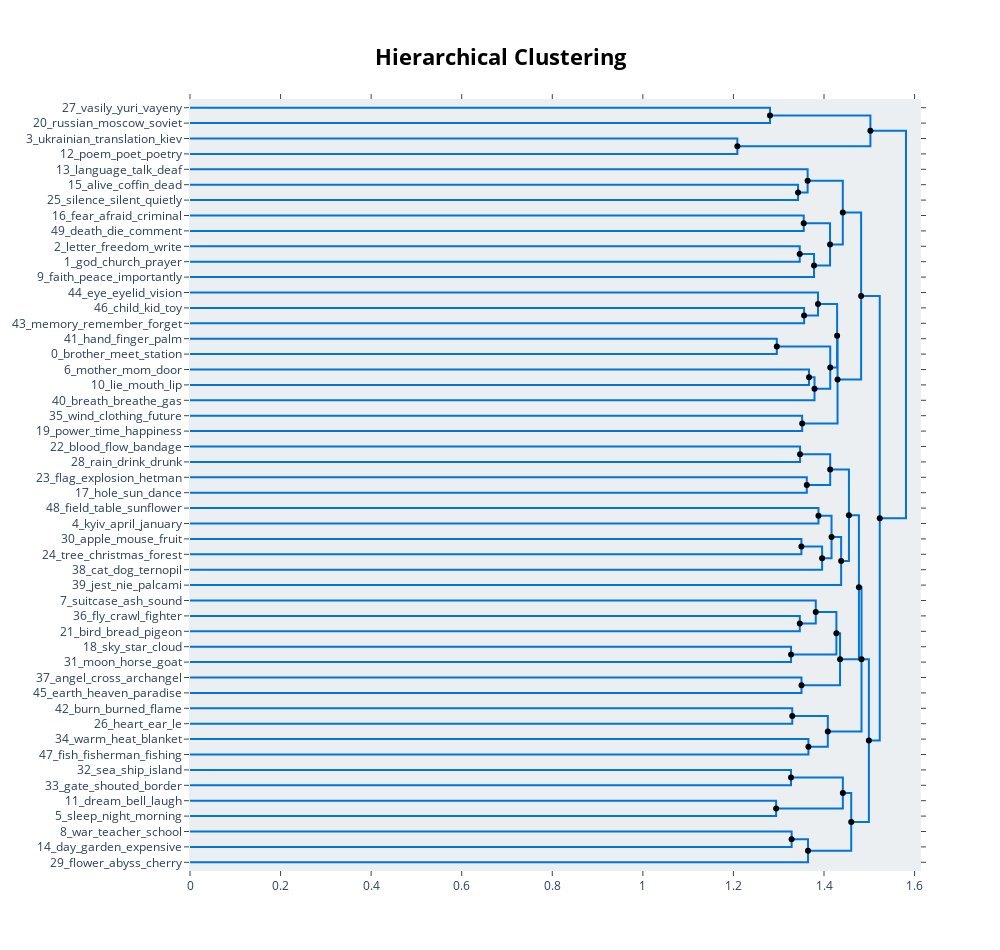

The cell this chart's notebook holds for it:
### Markdown cell above
## view hierarchy

### Code cell
# Extract hierarchical topics and their representations
hierarchical_topics = topic_model.hierarchical_topics(doc_sample, topics)

# Visualize these representations
topic_model.visualize_hierarchy(hierarchical_topics=hierarchical_topics)

### Figure 1 — Plotly figure (JSON) as saved in the notebook; plotly's stock layout.template omitted (floating-point values rounded to 4 significant figures)
{"data": [{"hoverinfo": "text", "marker": {"color": "rgb(0,116,217)"}, "mode": "lines", "text": ["vasily_yuri_vayeny_pachovsky_karabl", "", "", "russian_moscow_soviet_putin_greatness"], "type": "scatter", "x": [0, 1.281, 1.281, 0], "xaxis": "x", "y": [-5, -5, -15, -15], "yaxis": "y"}, {"hoverinfo": "text", "marker": {"color": "rgb(0,116,217)"}, "mode": "lines", "text": ["ukrainian_translation_kiev_crimea_maidan", "", "", "poem_poet_poetry_wrote_written"], "type": "scatter", "x": [0, 1.209, 1.209, 0], "xaxis": "x", "y": [-25, -25, -35, -35], "yaxis": "y"}, {"hoverinfo": "text", "marker": {"color": "rgb(0,116,217)"}, "mode": "lines", "text": ["russian_moscow_soviet_putin_greatness", "", "", "ukrainian_poem_translation_poet_kiev"], "type": "scatter", "x": [1.281, 1.502, 1.502, 1.209], "xaxis": "x", "y": [-10, -10, -30, -30], "yaxis": "y"}, {"hoverinfo": "text", "marker": {"color": "rgb(0,116,217)"}, "mode": "lines", "text": ["alive_coffin_dead_fatigue_graf", "", "", "silence_silent_quietly_quiet_hunting"], "type": "scatter", "x": [0, 1.343, 1.343, 0], "xaxis": "x", "y": [-55, -55, -65, -65], "yaxis": "y"}, {"hoverinfo": "text", "marker": {"color": "rgb(0,116,217)"}, "mode": "lines", "text": ["language_talk_deaf_phone_talking", "", "", "silence_silent_alive_coffin_dead"], "type": "scatter", "x": [0, 1.364, 1.364, 1.343], "xaxis": "x", "y": [-45, -45, -60, -60], "yaxis": "y"}, {"hoverinfo": "text", "marker": {"color": "rgb(0,116,217)"}, "mode": "lines", "text": ["fear_afraid_criminal_height_judge", "", "", "death_die_comment_someone_life"], "type": "scatter", "x": [0, 1.355, 1.355, 0], "xaxis": "x", "y": [-75, -75, -85, -85], "yaxis": "y"}, {"hoverinfo": "text", "marker": {"color": "rgb(0,116,217)"}, "mode": "lines", "text": ["letter_freedom_write_book_name", "", "", "god_church_prayer_forgive_lord"], "type": "scatter", "x": [0, 1.346, 1.346, 0], "xaxis": "x", "y": [-95, -95, -105, -105], "yaxis": "y"}, {"hoverinfo": "text", "marker": {"color": "rgb(0,116,217)"}, "mode": "lines", "text": ["god_letter_freedom_church_prayer", "", "", "faith_peace_importantly_return_main"], "type": "scatter", "x": [1.346, 1.378, 1.378, 0], "xaxis": "x", "y": [-100, -100, -115, -115], "yaxis": "y"}, {"hoverinfo": "text", "marker": {"color": "rgb(0,116,217)"}, "mode": "lines", "text": ["death_fear_die_afraid_comment", "", "", "god_letter_freedom_church_prayer"], "type": "scatter", "x": [1.355, 1.413, 1.413, 1.378], "xaxis": "x", "y": [-80, -80, -107.5, -107.5], "yaxis": "y"}, {"hoverinfo": "text", "marker": {"color": "rgb(0,116,217)"}, "mode": "lines", "text": ["silence_language_silent_alive_talk", "", "", "god_letter_death_freedom_church"], "type": "scatter", "x": [1.364, 1.442, 1.442, 1.413], "xaxis": "x", "y": [-52.5, -52.5, -93.75, -93.75], "yaxis": "y"}, {"hoverinfo": "text", "marker": {"color": "rgb(0,116,217)"}, "mode": "lines", "text": ["child_kid_toy_childrens_parent", "", "", "memory_remember_forget_remembers_entwined"], "type": "scatter", "x": [0, 1.356, 1.356, 0], "xaxis": "x", "y": [-135, -135, -145, -145], "yaxis": "y"}, {"hoverinfo": "text", "marker": {"color": "rgb(0,116,217)"}, "mode": "lines", "text": ["eye_eyelid_vision_retina_melt", "", "", "memory_child_remember_kid_toy"], "type": "scatter", "x": [0, 1.387, 1.387, 1.356], "xaxis": "x", "y": [-125, -125, -140, -140], "yaxis": "y"}, {"hoverinfo": "text", "marker": {"color": "rgb(0,116,217)"}, "mode": "lines", "text": ["hand_finger_palm_touch_bony", "", "", "brother_meet_station_woman_girl"], "type": "scatter", "x": [0, 1.296, 1.296, 0], "xaxis": "x", "y": [-155, -155, -165, -165], "yaxis": "y"}, {"hoverinfo": "text", "marker": {"color": "rgb(0,116,217)"}, "mode": "lines", "text": ["mother_mom_door_summer_father", "", "", "lie_mouth_lip_ice_truth"], "type": "scatter", "x": [0, 1.367, 1.367, 0], "xaxis": "x", "y": [-175, -175, -185, -185], "yaxis": "y"}, {"hoverinfo": "text", "marker": {"color": "rgb(0,116,217)"}, "mode": "lines", "text": ["mother_mom_lie_mouth_lip", "", "", "breath_breathe_gas_air_breathing"], "type": "scatter", "x": [1.367, 1.379, 1.379, 0], "xaxis": "x", "y": [-180, -180, -195, -195], "yaxis": "y"}, {"hoverinfo": "text", "marker": {"color": "rgb(0,116,217)"}, "mode": "lines", "text": ["brother_hand_finger_meet_palm", "", "", "mother_mom_lie_mouth_lip"], "type": "scatter", "x": [1.296, 1.414, 1.414, 1.379], "xaxis": "x", "y": [-160, -160, -187.5, -187.5], "yaxis": "y"}, {"hoverinfo": "text", "marker": {"color": "rgb(0,116,217)"}, "mode": "lines", "text": ["eye_memory_child_remember_eyelid", "", "", "mother_mom_hand_brother_lie"], "type": "scatter", "x": [1.387, 1.429, 1.429, 1.414], "xaxis": "x", "y": [-132.5, -132.5, -173.8, -173.8], "yaxis": "y"}, {"hoverinfo": "text", "marker": {"color": "rgb(0,116,217)"}, "mode": "lines", "text": ["wind_clothing_future_coming_rapist", "", "", "power_time_happiness_weapon_joy"], "type": "scatter", "x": [0, 1.352, 1.352, 0], "xaxis": "x", "y": [-205, -205, -215, -215], "yaxis": "y"}, {"hoverinfo": "text", "marker": {"color": "rgb(0,116,217)"}, "mode": "lines", "text": ["eye_memory_mother_mom_hand", "", "", "wind_time_power_happiness_weapon"], "type": "scatter", "x": [1.429, 1.43, 1.43, 1.352], "xaxis": "x", "y": [-153.1, -153.1, -210, -210], "yaxis": "y"}, {"hoverinfo": "text", "marker": {"color": "rgb(0,116,217)"}, "mode": "lines", "text": ["god_silence_letter_language_death", "", "", "eye_wind_memory_mother_mom"], "type": "scatter", "x": [1.442, 1.482, 1.482, 1.43], "xaxis": "x", "y": [-73.12, -73.12, -181.6, -181.6], "yaxis": "y"}, {"hoverinfo": "text", "marker": {"color": "rgb(0,116,217)"}, "mode": "lines", "text": ["blood_flow_bandage_wound_visible", "", "", "rain_drink_drunk_drank_bowl"], "type": "scatter", "x": [0, 1.347, 1.347, 0], "xaxis": "x", "y": [-225, -225, -235, -235], "yaxis": "y"}, {"hoverinfo": "text", "marker": {"color": "rgb(0,116,217)"}, "mode": "lines", "text": ["flag_explosion_hetman_prince_knight", "", "", "hole_sun_dance_armor_boundary"], "type": "scatter", "x": [0, 1.362, 1.362, 0], "xaxis": "x", "y": [-245, -245, -255, -255], "yaxis": "y"}, {"hoverinfo": "text", "marker": {"color": "rgb(0,116,217)"}, "mode": "lines", "text": ["blood_rain_drink_flow_drunk", "", "", "flag_hole_sun_dance_explosion"], "type": "scatter", "x": [1.347, 1.414, 1.414, 1.362], "xaxis": "x", "y": [-230, -230, -250, -250], "yaxis": "y"}, {"hoverinfo": "text", "marker": {"color": "rgb(0,116,217)"}, "mode": "lines", "text": ["field_table_sunflower_smiled_gather", "", "", "kyiv_april_january_february_august"], "type": "scatter", "x": [0, 1.388, 1.388, 0], "xaxis": "x", "y": [-265, -265, -275, -275], "yaxis": "y"}, {"hoverinfo": "text", "marker": {"color": "rgb(0,116,217)"}, "mode": "lines", "text": ["apple_mouse_fruit_like_ripen", "", "", "tree_christmas_forest_branch_pine"], "type": "scatter", "x": [0, 1.35, 1.35, 0], "xaxis": "x", "y": [-285, -285, -295, -295], "yaxis": "y"}, {"hoverinfo": "text", "marker": {"color": "rgb(0,116,217)"}, "mode": "lines", "text": ["tree_apple_christmas_forest_branch", "", "", "cat_dog_ternopil_kitten_hold"], "type": "scatter", "x": [1.35, 1.396, 1.396, 0], "xaxis": "x", "y": [-290, -290, -305, -305], "yaxis": "y"}, {"hoverinfo": "text", "marker": {"color": "rgb(0,116,217)"}, "mode": "lines", "text": ["kyiv_april_field_january_february", "", "", "tree_cat_dog_apple_forest"], "type": "scatter", "x": [1.388, 1.417, 1.417, 1.396], "xaxis": "x", "y": [-270, -270, -297.5, -297.5], "yaxis": "y"}, {"hoverinfo": "text", "marker": {"color": "rgb(0,116,217)"}, "mode": "lines", "text": ["kyiv_tree_cat_dog_april", "", "", "jest_nie_palcami_jak_siedmioma"], "type": "scatter", "x": [1.417, 1.438, 1.438, 0], "xaxis": "x", "y": [-283.8, -283.8, -315, -315], "yaxis": "y"}, {"hoverinfo": "text", "marker": {"color": "rgb(0,116,217)"}, "mode": "lines", "text": ["blood_rain_flag_drink_hole", "", "", "kyiv_tree_cat_dog_april"], "type": "scatter", "x": [1.414, 1.455, 1.455, 1.438], "xaxis": "x", "y": [-240, -240, -299.4, -299.4], "yaxis": "y"}, {"hoverinfo": "text", "marker": {"color": "rgb(0,116,217)"}, "mode": "lines", "text": ["fly_crawl_fighter_swallow_bee", "", "", "bird_bread_pigeon_crumb_raven"], "type": "scatter", "x": [0, 1.347, 1.347, 0], "xaxis": "x", "y": [-335, -335, -345, -345], "yaxis": "y"}, {"hoverinfo": "text", "marker": {"color": "rgb(0,116,217)"}, "mode": "lines", "text": ["suitcase_ash_sound_chicken_trace", "", "", "bird_bread_fly_pigeon_crumb"], "type": "scatter", "x": [0, 1.382, 1.382, 1.347], "xaxis": "x", "y": [-325, -325, -340, -340], "yaxis": "y"}, {"hoverinfo": "text", "marker": {"color": "rgb(0,116,217)"}, "mode": "lines", "text": ["sky_star_cloud_beam_closer", "", "", "moon_horse_goat_horn_horseradish"], "type": "scatter", "x": [0, 1.327, 1.327, 0], "xaxis": "x", "y": [-355, -355, -365, -365], "yaxis": "y"}, {"hoverinfo": "text", "marker": {"color": "rgb(0,116,217)"}, "mode": "lines", "text": ["bird_bread_suitcase_fly_ash", "", "", "moon_sky_star_horse_cloud"], "type": "scatter", "x": [1.382, 1.427, 1.427, 1.327], "xaxis": "x", "y": [-332.5, -332.5, -360, -360], "yaxis": "y"}, {"hoverinfo": "text", "marker": {"color": "rgb(0,116,217)"}, "mode": "lines", "text": ["angel_cross_archangel_devil_wolf", "", "", "earth_heaven_paradise_double_planet"], "type": "scatter", "x": [0, 1.35, 1.35, 0], "xaxis": "x", "y": [-375, -375, -385, -385], "yaxis": "y"}, {"hoverinfo": "text", "marker": {"color": "rgb(0,116,217)"}, "mode": "lines", "text": ["bird_bread_sky_moon_star", "", "", "angel_heaven_earth_cross_archangel"], "type": "scatter", "x": [1.427, 1.435, 1.435, 1.35], "xaxis": "x", "y": [-346.2, -346.2, -380, -380], "yaxis": "y"}, {"hoverinfo": "text", "marker": {"color": "rgb(0,116,217)"}, "mode": "lines", "text": ["kyiv_tree_cat_blood_dog", "", "", "bird_bread_sky_moon_angel"], "type": "scatter", "x": [1.455, 1.477, 1.477, 1.435], "xaxis": "x", "y": [-269.7, -269.7, -363.1, -363.1], "yaxis": "y"}, {"hoverinfo": "text", "marker": {"color": "rgb(0,116,217)"}, "mode": "lines", "text": ["burn_burned_flame_fiery_burning", "", "", "heart_ear_le_heartbeat_rhythm"], "type": "scatter", "x": [0, 1.33, 1.33, 0], "xaxis": "x", "y": [-395, -395, -405, -405], "yaxis": "y"}, {"hoverinfo": "text", "marker": {"color": "rgb(0,116,217)"}, "mode": "lines", "text": ["warm_heat_blanket_step_vain", "", "", "fish_fisherman_fishing_meat_catch"], "type": "scatter", "x": [0, 1.366, 1.366, 0], "xaxis": "x", "y": [-415, -415, -425, -425], "yaxis": "y"}, {"hoverinfo": "text", "marker": {"color": "rgb(0,116,217)"}, "mode": "lines", "text": ["heart_burn_ear_burned_flame", "", "", "fish_warm_heat_fisherman_blanket"], "type": "scatter", "x": [1.33, 1.408, 1.408, 1.366], "xaxis": "x", "y": [-400, -400, -420, -420], "yaxis": "y"}, {"hoverinfo": "text", "marker": {"color": "rgb(0,116,217)"}, "mode": "lines", "text": ["kyiv_bird_tree_cat_bread", "", "", "heart_fish_warm_burn_heat"], "type": "scatter", "x": [1.477, 1.483, 1.483, 1.408], "xaxis": "x", "y": [-316.4, -316.4, -410, -410], "yaxis": "y"}, {"hoverinfo": "text", "marker": {"color": "rgb(0,116,217)"}, "mode": "lines", "text": ["sea_ship_island_shore_ocean", "", "", "gate_shouted_border_sand_photo"], "type": "scatter", "x": [0, 1.327, 1.327, 0], "xaxis": "x", "y": [-435, -435, -445, -445], "yaxis": "y"}, {"hoverinfo": "text", "marker": {"color": "rgb(0,116,217)"}, "mode": "lines", "text": ["dream_bell_laugh_dreamed_fun", "", "", "sleep_night_morning_sleeping_asleep"], "type": "scatter", "x": [0, 1.294, 1.294, 0], "xaxis": "x", "y": [-455, -455, -465, -465], "yaxis": "y"}, {"hoverinfo": "text", "marker": {"color": "rgb(0,116,217)"}, "mode": "lines", "text": ["sea_gate_ship_shore_shouted", "", "", "sleep_dream_night_morning_bell"], "type": "scatter", "x": [1.327, 1.442, 1.442, 1.294], "xaxis": "x", "y": [-440, -440, -460, -460], "yaxis": "y"}, {"hoverinfo": "text", "marker": {"color": "rgb(0,116,217)"}, "mode": "lines", "text": ["war_teacher_school_student_day", "", "", "day_garden_expensive_news_tomorrow"], "type": "scatter", "x": [0, 1.329, 1.329, 0], "xaxis": "x", "y": [-475, -475, -485, -485], "yaxis": "y"}, {"hoverinfo": "text", "marker": {"color": "rgb(0,116,217)"}, "mode": "lines", "text": ["war_day_garden_teacher_school", "", "", "flower_abyss_cherry_bloom_petal"], "type": "scatter", "x": [1.329, 1.365, 1.365, 0], "xaxis": "x", "y": [-480, -480, -495, -495], "yaxis": "y"}, {"hoverinfo": "text", "marker": {"color": "rgb(0,116,217)"}, "mode": "lines", "text": ["sleep_dream_sea_night_morning", "", "", "war_flower_day_garden_abyss"], "type": "scatter", "x": [1.442, 1.46, 1.46, 1.365], "xaxis": "x", "y": [-450, -450, -487.5, -487.5], "yaxis": "y"}, {"hoverinfo": "text", "marker": {"color": "rgb(0,116,217)"}, "mode": "lines", "text": ["heart_kyiv_fish_bird_tree", "", "", "war_sleep_dream_night_sea"], "type": "scatter", "x": [1.483, 1.499, 1.499, 1.46], "xaxis": "x", "y": [-363.2, -363.2, -468.8, -468.8], "yaxis": "y"}, {"hoverinfo": "text", "marker": {"color": "rgb(0,116,217)"}, "mode": "lines", "text": ["eye_god_wind_memory_silence", "", "", "war_heart_sleep_dream_night"], "type": "scatter", "x": [1.482, 1.523, 1.523, 1.499], "xaxis": "x", "y": [-127.3, -127.3, -416.0, -416.0], "yaxis": "y"}, {"hoverinfo": "text", "marker": {"color": "rgb(0,116,217)"}, "mode": "lines", "text": ["ukrainian_poem_russian_translation_poet", "", "", "war_heart_god_eye_sleep"], "type": "scatter", "x": [1.502, 1.581, 1.581, 1.523], "xaxis": "x", "y": [-20, -20, -271.7, -271.7], "yaxis": "y"}, {"hoverinfo": "text", "hovertext": ["russian_moscow_soviet_putin_greatness", "god_letter_freedom_church_prayer", "death_fear_die_afraid_comment", "silence_language_silent_alive_talk", "mother_mom_lie_mouth_lip", "brother_hand_finger_meet_palm", "eye_memory_child_remember_eyelid", "eye_memory_mother_mom_hand", "god_silence_letter_language_death", "blood_rain_drink_flow_drunk", "tree_apple_christmas_forest_branch", "kyiv_april_field_january_february", "kyiv_tree_cat_dog_april", "blood_rain_flag_drink_hole", "bird_bread_suitcase_fly_ash", "bird_bread_sky_moon_star", "kyiv_tree_cat_blood_dog", "heart_burn_ear_burned_flame", "kyiv_bird_tree_cat_bread", "sea_gate_ship_shore_shouted", "war_day_garden_teacher_school", "sleep_dream_sea_night_morning", "heart_kyiv_fish_bird_tree", "eye_god_wind_memory_silence", "ukrainian_poem_russian_translation_poet"], "marker": {"color": "black"}, "mode": "markers", "showlegend": false, "type": "scatter", "x": [1.281, 1.346, 1.355, 1.364, 1.367, 1.296, 1.387, 1.429, 1.442, 1.347, 1.35, 1.388, 1.417, 1.414, 1.382, 1.427, 1.455, 1.33, 1.477, 1.327, 1.329, 1.442, 1.483, 1.482, 1.502], "y": [-10, -100, -80, -52.5, -180, -160, -132.5, -153.1, -73.12, -230, -290, -270, -283.8, -240, -332.5, -346.2, -269.7, -400, -316.4, -440, -480, -450, -363.2, -127.3, -20]}, {"hoverinfo": "text", "hovertext": ["ukrainian_poem_translation_poet_kiev", "silence_silent_alive_coffin_dead", "god_letter_freedom_church_prayer", "god_letter_death_freedom_church", "memory_child_remember_kid_toy", "mother_mom_lie_mouth_lip", "mother_mom_hand_brother_lie", "wind_time_power_happiness_weapon", "eye_wind_memory_mother_mom", "flag_hole_sun_dance_explosion", "tree_cat_dog_apple_forest", "kyiv_tree_cat_dog_april", "bird_bread_fly_pigeon_crumb", "moon_sky_star_horse_cloud", "angel_heaven_earth_cross_archangel", "bird_bread_sky_moon_angel", "fish_warm_heat_fisherman_blanket", "heart_fish_warm_burn_heat", "sleep_dream_night_morning_bell", "war_flower_day_garden_abyss", "war_sleep_dream_night_sea", "war_heart_sleep_dream_night", "war_heart_god_eye_sleep"], "marker": {"color": "black"}, "mode": "markers", "showlegend": false, "type": "scatter", "x": [1.209, 1.343, 1.378, 1.413, 1.356, 1.379, 1.414, 1.352, 1.43, 1.362, 1.396, 1.438, 1.347, 1.327, 1.35, 1.435, 1.366, 1.408, 1.294, 1.365, 1.46, 1.499, 1.523], "y": [-30, -60, -107.5, -93.75, -140, -187.5, -173.8, -210, -181.6, -250, -297.5, -299.4, -340, -360, -380, -363.1, -420, -410, -460, -487.5, -468.8, -416.0, -271.7]}], "layout": {"autosize": false, "height": 950, "hoverlabel": {"bgcolor": "white", "font": {"family": "Rockwell", "size": 16}}, "hovermode": "closest", "plot_bgcolor": "#ECEFF1", "showlegend": false, "title": {"font": {"color": "Black", "size": 22}, "text": "<b>Hierarchical Clustering", "x": 0.5, "xanchor": "center", "yanchor": "top"}, "width": 1000, "xaxis": {"autorange": true, "mirror": "allticks", "range": [0, 1.612], "rangemode": "tozero", "showgrid": false, "showline": true, "showticklabels": true, "ticks": "outside", "type": "linear", "zeroline": false}, "yaxis": {"mirror": "allticks", "range": [-500, 0], "rangemode": "tozero", "showgrid": false, "showline": true, "showticklabels": true, "tickmode": "array", "ticks": "outside", "ticktext": ["27_vasily_yuri_vayeny", "20_russian_moscow_soviet", "3_ukrainian_translation_kiev", "12_poem_poet_poetry", "13_language_talk_deaf", "15_alive_coffin_dead", "25_silence_silent_quietly", "16_fear_afraid_criminal", "49_death_die_comment", "2_letter_freedom_write", "1_god_church_prayer", "9_faith_peace_importantly", "44_eye_eyelid_vision", "46_child_kid_toy", "43_memory_remember_forget", "41_hand_finger_palm", "0_brother_meet_station", "6_mother_mom_door", "10_lie_mouth_lip", "40_breath_breathe_gas", "35_wind_clothing_future", "19_power_time_happiness", "22_blood_flow_bandage", "28_rain_drink_drunk", "23_flag_explosion_hetman", "17_hole_sun_dance", "48_field_table_sunflower", "4_kyiv_april_january", "30_apple_mouse_fruit", "24_tree_christmas_forest", "38_cat_dog_ternopil", "39_jest_nie_palcami", "7_suitcase_ash_sound", "36_fly_crawl_fighter", "21_bird_bread_pigeon", "18_sky_star_cloud", "31_moon_horse_goat", "37_angel_cross_archangel", "45_earth_heaven_paradise", "42_burn_burned_flame", "26_heart_ear_le", "34_warm_heat_blanket", "47_fish_fisherman_fishing", "32_sea_ship_island", "33_gate_shouted_border", "11_dream_bell_laugh", "5_sleep_night_morning", "8_war_teacher_school", "14_day_garden_expensive", "29_flower_abyss_cherry"], "tickvals": [-5, -15, -25, -35, -45, -55, -65, -75, -85, -95, -105, -115, -125, -135, -145, -155, -165, -175, -185, -195, -205, -215, -225, -235, -245, -255, -265, -275, -285, -295, -305, -315, -325, -335, -345, -355, -365, -375, -385, -395, -405, -415, -425, -435, -445, -455, -465, -475, -485, -495], "type": "linear", "zeroline": false}}}
